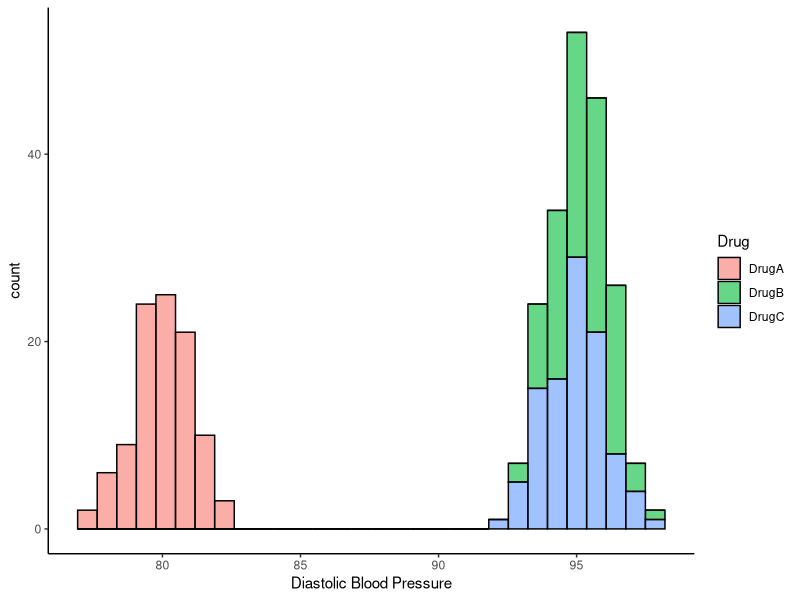

Generate this figure with R:
## ---- chunk 1
knitr::opts_chunk$set(echo = TRUE)
## ---- chunk 2
library(ggplot2)
library(dplyr)
library(gridExtra)
library(tidyr)
## ---- chunk 3
DrugA <- rnorm(100, mean = 80, sd = 1)
DrugB <- rnorm(100, mean = 95, sd = 1)
DrugC <- rnorm(100, mean = 95, sd = 1)

df <- data.frame(DrugA, DrugB, DrugC)

df2 <- df %>% pivot_longer(
  cols = `DrugA`:`DrugC`,
  names_to = "Drug",
  values_to = "Blood_Pressure"
)
head(df2)
## ---- chunk 4
ggplot(df2, aes(x = Blood_Pressure, fill = Drug)) +
  geom_histogram(color = "black", alpha = 0.6) +
  theme_classic() +
  xlab("Diastolic Blood Pressure")
## ---- chunk 5
shapiro.test(DrugA)
shapiro.test(DrugB)
shapiro.test(DrugC)
## ---- chunk 6
bartlett.test(Blood_Pressure ~ Drug, data = df2)
## ---- chunk 7
analysisOut <- aov(Blood_Pressure ~ Drug, data = df2)
summary(analysisOut)
## ---- chunk 8
TukeyHSD(analysisOut, conf.level = 0.95)
